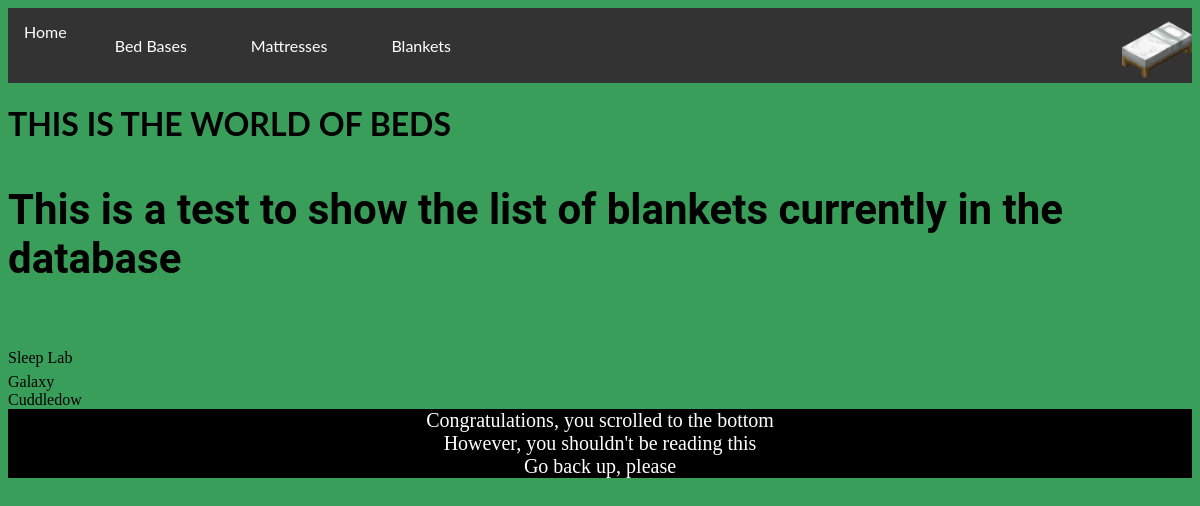
The page /blanket on the database its author committed.
### tables this page shows
CREATE TABLE Blankets (BlanketID INTEGER PRIMARY KEY AUTOINCREMENT UNIQUE, BlanketName TEXT NOT NULL, BlanketMaterial TEXT NOT NULL, BlanketSize TEXT NOT NULL, BlanketColor TEXT NOT NULL, BlanketImage TEXT);

### routes.py (the view)
@app.route('/blanket')  # All Blanket Route
def all_blanket():
    conn = sqlite3.connect('beds.db')
    cur = conn.cursor()
    cur.execute('SELECT * FROM Blankets')
    blanket = cur.fetchall()
    return render_template('blanket.html', blanket=blanket)

### templates/blanket.html (shortened to what this page needs)
{% extends 'layout.html' %}
{% block content %}
<body class="blanket_route">
<b><p class="blanket">
    This is a test to show the list of blankets currently in the database
    </p></b>
{% for individual_blanket in blanket %} {{individual_blanket[1]}} <br> {% endfor %}
{% endblock %}

### static/style.css (style rules this page uses)
body { background-color: #a5b695; }
.blanket_route { background-color: #399e5a; }
p { color: black; font-family: "Roboto", sans-serif; font-size: 42px; }
b { color: black; font-family: "Times New Roman", serif; font-size: 42px; }

### rows shown on the page
Blankets: BlanketName "Sleep Lab"
Blankets: BlanketName "Galaxy"
Blankets: BlanketName "Cuddledow"
